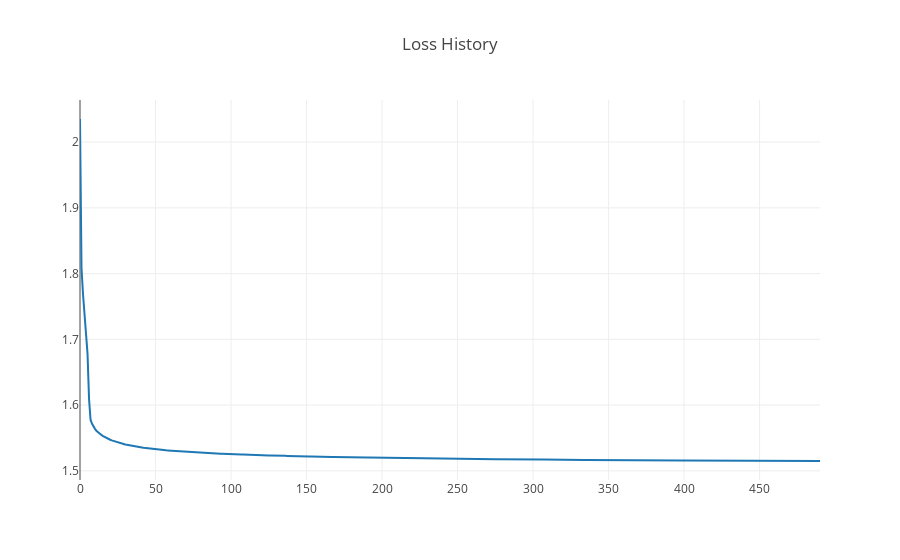

Notebook cell for this chart:
### Code cell
plotly.offline.iplot({
    'data': [
        go.Scatter(
            y=loss_history
        )
    ],
    'layout': go.Layout(title='Loss History')
})

### Figure 1 — Plotly figure (JSON) as saved in the notebook; plotly's stock layout.template omitted (floating-point values rounded to 4 significant figures; data arrays with more than 128 entries replaced by an {"elided": "..."} marker saying what was removed)
{"data": [{"type": "scatter", "y": {"elided": "491 float values"}}], "layout": {"title": "Loss History"}}
